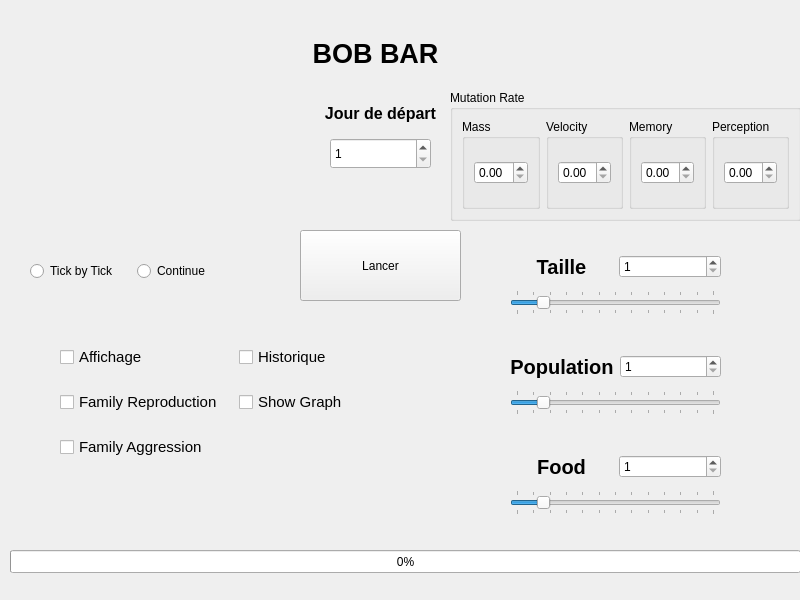
<?xml version="1.0" encoding="UTF-8"?>
<ui version="4.0">
 <class>Form</class>
 <widget class="QWidget" name="Form">
  <property name="geometry">
   <rect>
    <x>0</x>
    <y>0</y>
    <width>800</width>
    <height>600</height>
   </rect>
  </property>
  <property name="windowTitle">
   <string>Form</string>
  </property>
  <widget class="QLabel" name="label_2">
   <property name="geometry">
    <rect>
     <x>300</x>
     <y>88</y>
     <width>161</width>
     <height>51</height>
    </rect>
   </property>
   <property name="font">
    <font>
     <pointsize>12</pointsize>
     <weight>75</weight>
     <bold>true</bold>
    </font>
   </property>
   <property name="text">
    <string>Jour de départ</string>
   </property>
   <property name="alignment">
    <set>Qt::AlignCenter</set>
   </property>
  </widget>
  <widget class="QProgressBar" name="progressBar">
   <property name="geometry">
    <rect>
     <x>10</x>
     <y>550</y>
     <width>791</width>
     <height>23</height>
    </rect>
   </property>
   <property name="value">
    <number>0</number>
   </property>
  </widget>
  <widget class="QPushButton" name="pushButton">
   <property name="geometry">
    <rect>
     <x>300</x>
     <y>230</y>
     <width>161</width>
     <height>71</height>
    </rect>
   </property>
   <property name="text">
    <string>Lancer</string>
   </property>
  </widget>
  <widget class="QLabel" name="label">
   <property name="geometry">
    <rect>
     <x>280</x>
     <y>28</y>
     <width>191</width>
     <height>51</height>
    </rect>
   </property>
   <property name="font">
    <font>
     <pointsize>20</pointsize>
     <weight>75</weight>
     <bold>true</bold>
    </font>
   </property>
   <property name="text">
    <string>BOB BAR</string>
   </property>
   <property name="alignment">
    <set>Qt::AlignCenter</set>
   </property>
  </widget>
  <widget class="QSpinBox" name="Day_Box">
   <property name="geometry">
    <rect>
     <x>330</x>
     <y>138</y>
     <width>101</width>
     <height>31</height>
    </rect>
   </property>
   <property name="minimum">
    <number>1</number>
   </property>
   <property name="maximum">
    <number>100000</number>
   </property>
  </widget>
  <widget class="QWidget" name="layoutWidget">
   <property name="geometry">
    <rect>
     <x>60</x>
     <y>330</y>
     <width>351</width>
     <height>146</height>
    </rect>
   </property>
   <layout class="QGridLayout" name="gridLayout">
    <item row="0" column="0">
     <widget class="QCheckBox" name="affichage">
      <property name="font">
       <font>
        <pointsize>11</pointsize>
       </font>
      </property>
      <property name="text">
       <string>Affichage</string>
      </property>
      <property name="checked">
       <bool>false</bool>
      </property>
     </widget>
    </item>
    <item row="1" column="0">
     <widget class="QCheckBox" name="family_Reproduction">
      <property name="font">
       <font>
        <pointsize>11</pointsize>
       </font>
      </property>
      <property name="text">
       <string>Family Reproduction</string>
      </property>
      <property name="checked">
       <bool>false</bool>
      </property>
     </widget>
    </item>
    <item row="2" column="0">
     <widget class="QCheckBox" name="family_Agression">
      <property name="font">
       <font>
        <pointsize>11</pointsize>
       </font>
      </property>
      <property name="text">
       <string>Family Aggression</string>
      </property>
      <property name="checked">
       <bool>false</bool>
      </property>
     </widget>
    </item>
    <item row="0" column="1">
     <widget class="QCheckBox" name="historique">
      <property name="font">
       <font>
        <pointsize>11</pointsize>
       </font>
      </property>
      <property name="text">
       <string>Historique</string>
      </property>
      <property name="checked">
       <bool>false</bool>
      </property>
     </widget>
    </item>
    <item row="1" column="1">
     <widget class="QCheckBox" name="show_grpah">
      <property name="font">
       <font>
        <pointsize>11</pointsize>
       </font>
      </property>
      <property name="text">
       <string>Show Graph</string>
      </property>
      <property name="checked">
       <bool>false</bool>
      </property>
     </widget>
    </item>
   </layout>
  </widget>
  <widget class="QWidget" name="layoutWidget">
   <property name="geometry">
    <rect>
     <x>510</x>
     <y>250</y>
     <width>211</width>
     <height>71</height>
    </rect>
   </property>
   <layout class="QVBoxLayout" name="verticalLayout">
    <item>
     <layout class="QGridLayout" name="gridLayout_3">
      <item row="0" column="0">
       <widget class="QLabel" name="label_3">
        <property name="font">
         <font>
          <pointsize>15</pointsize>
          <weight>75</weight>
          <bold>true</bold>
         </font>
        </property>
        <property name="text">
         <string>Taille</string>
        </property>
        <property name="alignment">
         <set>Qt::AlignCenter</set>
        </property>
       </widget>
      </item>
      <item row="0" column="1">
       <widget class="QSpinBox" name="TAILLE">
        <property name="minimum">
         <number>1</number>
        </property>
        <property name="maximum">
         <number>100000</number>
        </property>
       </widget>
      </item>
     </layout>
    </item>
    <item>
     <widget class="QSlider" name="horizontalSlider">
      <property name="focusPolicy">
       <enum>Qt::StrongFocus</enum>
      </property>
      <property name="contextMenuPolicy">
       <enum>Qt::DefaultContextMenu</enum>
      </property>
      <property name="maximum">
       <number>300</number>
      </property>
      <property name="pageStep">
       <number>1</number>
      </property>
      <property name="value">
       <number>40</number>
      </property>
      <property name="orientation">
       <enum>Qt::Horizontal</enum>
      </property>
      <property name="invertedAppearance">
       <bool>false</bool>
      </property>
      <property name="invertedControls">
       <bool>false</bool>
      </property>
      <property name="tickPosition">
       <enum>QSlider::TicksBothSides</enum>
      </property>
      <property name="tickInterval">
       <number>25</number>
      </property>
     </widget>
    </item>
   </layout>
  </widget>
  <widget class="QWidget" name="layoutWidget_2">
   <property name="geometry">
    <rect>
     <x>510</x>
     <y>350</y>
     <width>211</width>
     <height>71</height>
    </rect>
   </property>
   <layout class="QVBoxLayout" name="verticalLayout_2">
    <item>
     <layout class="QGridLayout" name="gridLayout_4">
      <item row="0" column="0">
       <widget class="QLabel" name="label_4">
        <property name="font">
         <font>
          <pointsize>15</pointsize>
          <weight>75</weight>
          <bold>true</bold>
         </font>
        </property>
        <property name="text">
         <string>Population</string>
        </property>
        <property name="alignment">
         <set>Qt::AlignCenter</set>
        </property>
       </widget>
      </item>
      <item row="0" column="1">
       <widget class="QSpinBox" name="NB_POP">
        <property name="minimum">
         <number>1</number>
        </property>
        <property name="maximum">
         <number>100000</number>
        </property>
       </widget>
      </item>
     </layout>
    </item>
    <item>
     <widget class="QSlider" name="horizontalSlider_2">
      <property name="focusPolicy">
       <enum>Qt::StrongFocus</enum>
      </property>
      <property name="contextMenuPolicy">
       <enum>Qt::DefaultContextMenu</enum>
      </property>
      <property name="maximum">
       <number>300</number>
      </property>
      <property name="pageStep">
       <number>1</number>
      </property>
      <property name="value">
       <number>40</number>
      </property>
      <property name="orientation">
       <enum>Qt::Horizontal</enum>
      </property>
      <property name="invertedAppearance">
       <bool>false</bool>
      </property>
      <property name="invertedControls">
       <bool>false</bool>
      </property>
      <property name="tickPosition">
       <enum>QSlider::TicksBothSides</enum>
      </property>
      <property name="tickInterval">
       <number>25</number>
      </property>
     </widget>
    </item>
   </layout>
  </widget>
  <widget class="QWidget" name="layoutWidget_3">
   <property name="geometry">
    <rect>
     <x>510</x>
     <y>450</y>
     <width>211</width>
     <height>71</height>
    </rect>
   </property>
   <layout class="QVBoxLayout" name="verticalLayout_3">
    <item>
     <layout class="QGridLayout" name="gridLayout_5">
      <item row="0" column="0">
       <widget class="QLabel" name="label_5">
        <property name="font">
         <font>
          <pointsize>15</pointsize>
          <weight>75</weight>
          <bold>true</bold>
         </font>
        </property>
        <property name="text">
         <string>Food</string>
        </property>
        <property name="alignment">
         <set>Qt::AlignCenter</set>
        </property>
       </widget>
      </item>
      <item row="0" column="1">
       <widget class="QSpinBox" name="NB_FOOD">
        <property name="minimum">
         <number>1</number>
        </property>
        <property name="maximum">
         <number>100000</number>
        </property>
       </widget>
      </item>
     </layout>
    </item>
    <item>
     <widget class="QSlider" name="horizontalSlider_3">
      <property name="focusPolicy">
       <enum>Qt::StrongFocus</enum>
      </property>
      <property name="contextMenuPolicy">
       <enum>Qt::DefaultContextMenu</enum>
      </property>
      <property name="maximum">
       <number>300</number>
      </property>
      <property name="pageStep">
       <number>1</number>
      </property>
      <property name="value">
       <number>40</number>
      </property>
      <property name="orientation">
       <enum>Qt::Horizontal</enum>
      </property>
      <property name="invertedAppearance">
       <bool>false</bool>
      </property>
      <property name="invertedControls">
       <bool>false</bool>
      </property>
      <property name="tickPosition">
       <enum>QSlider::TicksBothSides</enum>
      </property>
      <property name="tickInterval">
       <number>25</number>
      </property>
     </widget>
    </item>
   </layout>
  </widget>
  <widget class="QGroupBox" name="groupBox">
   <property name="geometry">
    <rect>
     <x>450</x>
     <y>90</y>
     <width>351</width>
     <height>131</height>
    </rect>
   </property>
   <property name="title">
    <string>Mutation Rate</string>
   </property>
   <layout class="QHBoxLayout" name="horizontalLayout">
    <item>
     <widget class="QGroupBox" name="groupBox_2">
      <property name="title">
       <string>Mass</string>
      </property>
      <layout class="QVBoxLayout" name="verticalLayout_4">
       <item>
        <widget class="QDoubleSpinBox" name="mut_mass"/>
       </item>
      </layout>
     </widget>
    </item>
    <item>
     <widget class="QGroupBox" name="groupBox_3">
      <property name="title">
       <string>Velocity</string>
      </property>
      <layout class="QVBoxLayout" name="verticalLayout_5">
       <item>
        <widget class="QDoubleSpinBox" name="mut_velocity"/>
       </item>
      </layout>
     </widget>
    </item>
    <item>
     <widget class="QGroupBox" name="groupBox_5">
      <property name="title">
       <string>Memory</string>
      </property>
      <layout class="QVBoxLayout" name="verticalLayout_7">
       <item>
        <widget class="QDoubleSpinBox" name="mut_memory"/>
       </item>
      </layout>
     </widget>
    </item>
    <item>
     <widget class="QGroupBox" name="groupBox_4">
      <property name="title">
       <string>Perception</string>
      </property>
      <layout class="QVBoxLayout" name="verticalLayout_6">
       <item>
        <widget class="QDoubleSpinBox" name="mut_perception"/>
       </item>
      </layout>
     </widget>
    </item>
   </layout>
  </widget>
  <widget class="QWidget" name="layoutWidget">
   <property name="geometry">
    <rect>
     <x>30</x>
     <y>260</y>
     <width>208</width>
     <height>23</height>
    </rect>
   </property>
   <layout class="QHBoxLayout" name="horizontalLayout">
    <item>
     <widget class="QRadioButton" name="step_Tick_By_Tick">
      <property name="text">
       <string>Tick by Tick</string>
      </property>
     </widget>
    </item>
    <item>
     <widget class="QRadioButton" name="step_Continue">
      <property name="text">
       <string>Continue</string>
      </property>
     </widget>
    </item>
   </layout>
  </widget>
 </widget>
 <resources/>
 <connections>
  <connection>
   <sender>pushButton</sender>
   <signal>clicked()</signal>
   <receiver>Form</receiver>
   <slot>normal()</slot>
   <hints>
    <hint type="sourcelabel">
     <x>161</x>
     <y>283</y>
    </hint>
    <hint type="destinationlabel">
     <x>103</x>
     <y>218</y>
    </hint>
   </hints>
  </connection>
  <connection>
   <sender>progressBar</sender>
   <signal>valueChanged(int)</signal>
   <receiver>Form</receiver>
   <slot>barMax()</slot>
   <hints>
    <hint type="sourcelabel">
     <x>400</x>
     <y>564</y>
    </hint>
    <hint type="destinationlabel">
     <x>411</x>
     <y>504</y>
    </hint>
   </hints>
  </connection>
  <connection>
   <sender>affichage</sender>
   <signal>clicked()</signal>
   <receiver>Form</receiver>
   <slot>activate_button()</slot>
   <hints>
    <hint type="sourcelabel">
     <x>94</x>
     <y>401</y>
    </hint>
    <hint type="destinationlabel">
     <x>42</x>
     <y>334</y>
    </hint>
   </hints>
  </connection>
  <connection>
   <sender>horizontalSlider</sender>
   <signal>valueChanged(int)</signal>
   <receiver>TAILLE</receiver>
   <slot>setValue(int)</slot>
   <hints>
    <hint type="sourcelabel">
     <x>626</x>
     <y>305</y>
    </hint>
    <hint type="destinationlabel">
     <x>718</x>
     <y>271</y>
    </hint>
   </hints>
  </connection>
  <connection>
   <sender>TAILLE</sender>
   <signal>valueChanged(int)</signal>
   <receiver>horizontalSlider</receiver>
   <slot>setValue(int)</slot>
   <hints>
    <hint type="sourcelabel">
     <x>718</x>
     <y>271</y>
    </hint>
    <hint type="destinationlabel">
     <x>570</x>
     <y>319</y>
    </hint>
   </hints>
  </connection>
  <connection>
   <sender>horizontalSlider_2</sender>
   <signal>valueChanged(int)</signal>
   <receiver>NB_POP</receiver>
   <slot>setValue(int)</slot>
   <hints>
    <hint type="sourcelabel">
     <x>593</x>
     <y>408</y>
    </hint>
    <hint type="destinationlabel">
     <x>657</x>
     <y>370</y>
    </hint>
   </hints>
  </connection>
  <connection>
   <sender>NB_POP</sender>
   <signal>valueChanged(int)</signal>
   <receiver>horizontalSlider_2</receiver>
   <slot>setValue(int)</slot>
   <hints>
    <hint type="sourcelabel">
     <x>718</x>
     <y>373</y>
    </hint>
    <hint type="destinationlabel">
     <x>628</x>
     <y>417</y>
    </hint>
   </hints>
  </connection>
  <connection>
   <sender>horizontalSlider_3</sender>
   <signal>valueChanged(int)</signal>
   <receiver>NB_FOOD</receiver>
   <slot>setValue(int)</slot>
   <hints>
    <hint type="sourcelabel">
     <x>555</x>
     <y>505</y>
    </hint>
    <hint type="destinationlabel">
     <x>703</x>
     <y>468</y>
    </hint>
   </hints>
  </connection>
  <connection>
   <sender>NB_FOOD</sender>
   <signal>valueChanged(int)</signal>
   <receiver>horizontalSlider_3</receiver>
   <slot>setValue(int)</slot>
   <hints>
    <hint type="sourcelabel">
     <x>714</x>
     <y>477</y>
    </hint>
    <hint type="destinationlabel">
     <x>680</x>
     <y>505</y>
    </hint>
   </hints>
  </connection>
 </connections>
 <slots>
  <slot>normal()</slot>
  <slot>barMax()</slot>
  <slot>activate_button()</slot>
 </slots>
</ui>
